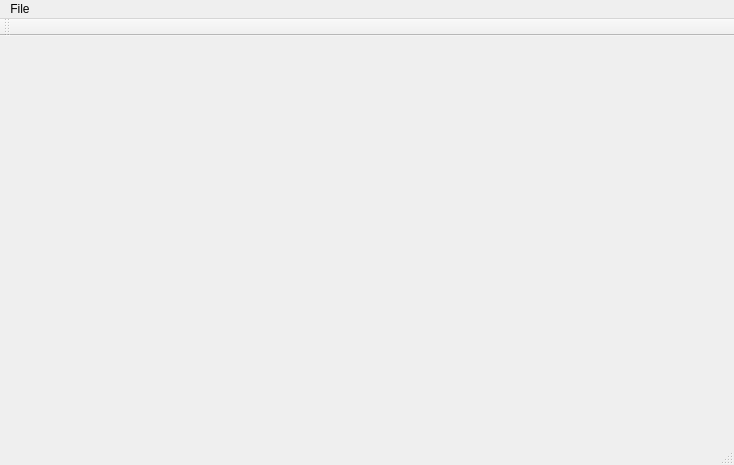
<?xml version="1.0" encoding="UTF-8"?>
<ui version="4.0">
 <class>CMPlayerClass</class>
 <widget class="QMainWindow" name="CMPlayerClass">
  <property name="geometry">
   <rect>
    <x>0</x>
    <y>0</y>
    <width>734</width>
    <height>465</height>
   </rect>
  </property>
  <property name="windowTitle">
   <string>CMPlayer</string>
  </property>
  <widget class="QWidget" name="centralWidget">
   <widget class="QWidget" name="verticalLayoutWidget">
    <property name="geometry">
     <rect>
      <x>30</x>
      <y>20</y>
      <width>601</width>
      <height>371</height>
     </rect>
    </property>
    <layout class="QVBoxLayout" name="verticalLayout"/>
   </widget>
  </widget>
  <widget class="QMenuBar" name="menuBar">
   <property name="geometry">
    <rect>
     <x>0</x>
     <y>0</y>
     <width>734</width>
     <height>23</height>
    </rect>
   </property>
   <widget class="QMenu" name="menuFIle">
    <property name="title">
     <string>File</string>
    </property>
    <addaction name="actionOpen"/>
   </widget>
   <addaction name="menuFIle"/>
  </widget>
  <widget class="QToolBar" name="mainToolBar">
   <attribute name="toolBarArea">
    <enum>TopToolBarArea</enum>
   </attribute>
   <attribute name="toolBarBreak">
    <bool>false</bool>
   </attribute>
  </widget>
  <widget class="QStatusBar" name="statusBar"/>
  <action name="actionOpen">
   <property name="text">
    <string>Open</string>
   </property>
  </action>
 </widget>
 <layoutdefault spacing="6" margin="11"/>
 <resources>
  <include location="CMPlayer.qrc"/>
 </resources>
 <connections/>
</ui>
